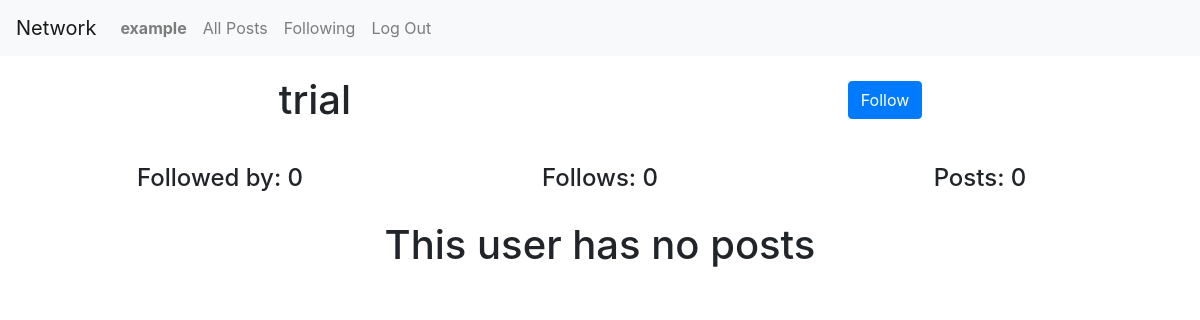
Before: /trial/profile (signed in) with the older database file.
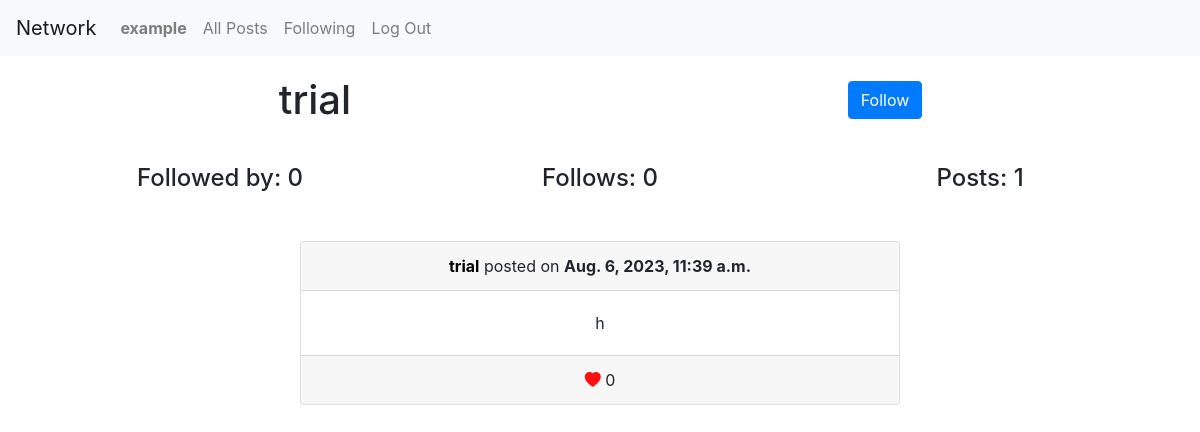
After: the same page with the newer database file.
### network/models.py (models this page shows, shortened)
class User(AbstractUser):
    followers = models.ManyToManyField('self', symmetrical=False, related_name='following')

class Post(models.Model):
    author = models.ForeignKey(User, on_delete=models.CASCADE, related_name='usersPosts')
    body = models.TextField()
    likes = models.ManyToManyField(User, related_name='posts_liked', null=True, blank=True)
    timestamp = models.DateTimeField(auto_now_add=True)
    def count_likes(self):
        return self.likes.count()

### network/views.py (the view)
# urls.py: path("<str:username>/profile", views.profile, name='profile'),
@login_required
def profile(request, username):
    try:
        user = User.objects.get(username=username)
    except User.DoesNotExist:
        return HttpResponse('User does not exist')
    posts = Post.objects.all().filter(author=user)
    paginator = Paginator(posts, 10)  # Show 10 posts per page
    page_number = request.GET.get('page')
    page_obj = paginator.get_page(page_number)
    if user in request.user.following.all():
        follows = "Unfollow"
    else:
        follows = "Follow"
    return render(request, 'network/profile.html',{
        'page_obj': page_obj,
        "user": user,
        "follows": follows,
    })

### network/templates/network/profile.html (shortened to what this page needs)
{% extends "network/index.html" %}
{% load static %}
{% block body %}
<div class="container text-center">
    <div class="row">
      <div class="col">
        <h1 style="margin-top: 20px; margin-bottom: 20px;"> {{ user.username}} </h1>
      </div>
      {% if request.user.is_authenticated %}
      {% if request.user != user %}
      <div class="col">
        <button type="button" class="btn btn-primary" style="margin-top: 25px; margin-bottom: 20px;" id = "follow">{{ follows }}</button>
      </div>
      {% endif %}
      {% endif %}
    </div>
    <div class="row">
      <div class="col" style="padding: 20px;">
        <h4>Followed by: {{ user.followers.count }}</h4>
      </div>
      <div class="col" style="padding: 20px;">
       <h4>Follows: {{  user.following.count }}</h4>
      </div>
      <div class="col" style="padding: 20px;">
        <h4>Posts: {{  user.usersPosts.count }}</h4>
      </div>
    </div>
</div>
{% block posts %}
<div id="posts" style="display: grid; place-items: center;">
    {% for post in page_obj %}
        <div class="card text-center" style="width:50%; margin: 20px;">
            <div class="card-header">
                <a style="color: black;"
                    href="{% url 'profile' post.author.username %}"><strong>{{ post.author }}</a></strong> posted on <strong>{{ post.timestamp }}</strong>
            </div>
            <div class="card-body">
               <div id = "post-text-{{ post.id }}" class="card-text"> {{ post.body }}</div>
            </div>
            <div class="card-footer text-body-secondary">
                <div class="like-post" id="like-{{ post.id }}"><i class="bi bi-heart-fill" style="color: rgb(255, 15, 15);"></i>
                 {{ post.count_likes }}
                </div>
            </div>
        </div>
    {% empty %}
        <h1>This user has no posts</h1>
    {%  endfor %}
</div>
{% endblock posts %}
{% endblock body %}

Changed rows visible on the page:
changed User "trial": usersPosts.count "0" → "1"
added Post: author "trial", timestamp "Aug. 6, 2023, 11:39 a.m.", body "h", count_likes "0"
Other visible differences:
text no longer shown: "This user has no posts"
